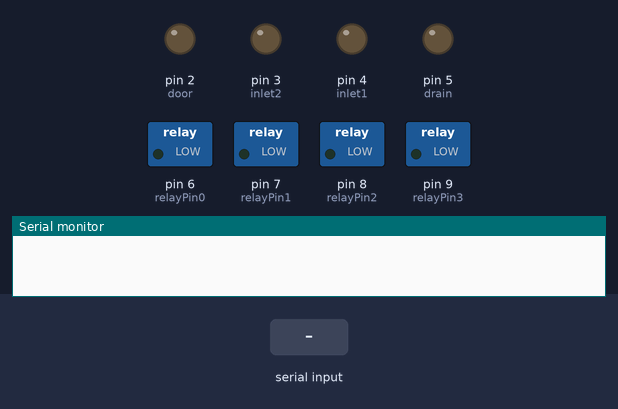
A sketch run on a simulated Arduino Uno, built with avr-gcc and run on an emulated ATmega328P. Parts: switched loads named in the sketch (green lamp = pin HIGH), output pins drawn as LEDs (lit = HIGH), the last lines printed to the serial monitor. The test bench sets the inputs (shaded band).

Above: at 1.2 s.
1.3 s: "ch\n" received over Serial
At 2.3 s:
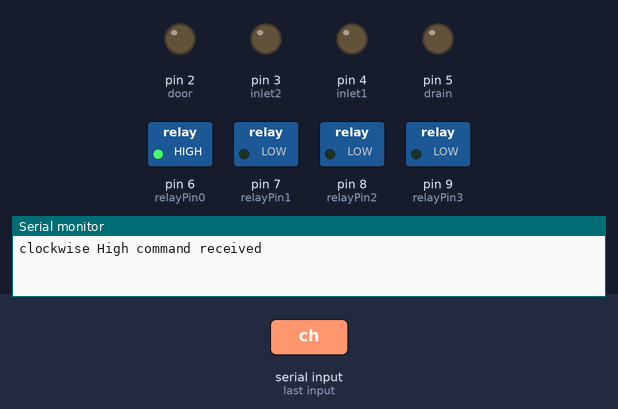
2.8 s: "cl\n" received over Serial
At 3.5 s:
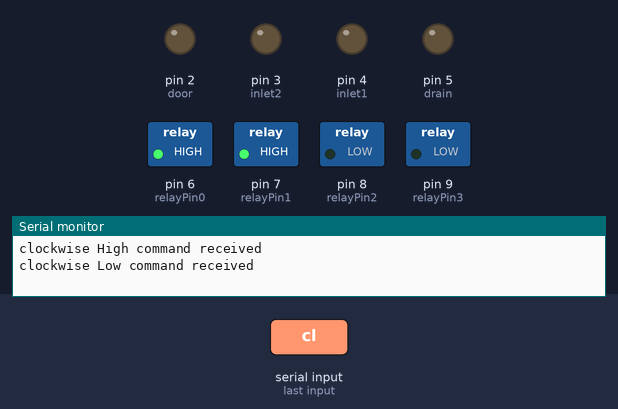
4.3 s: "ah\n" received over Serial
At 4.6 s:
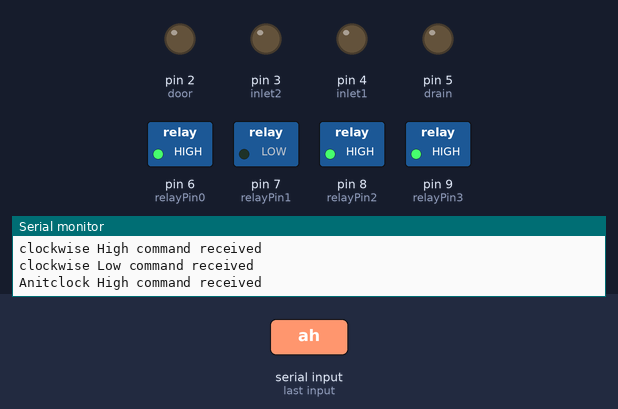
5.8 s: "al\n" received over Serial
At 7.0 s:
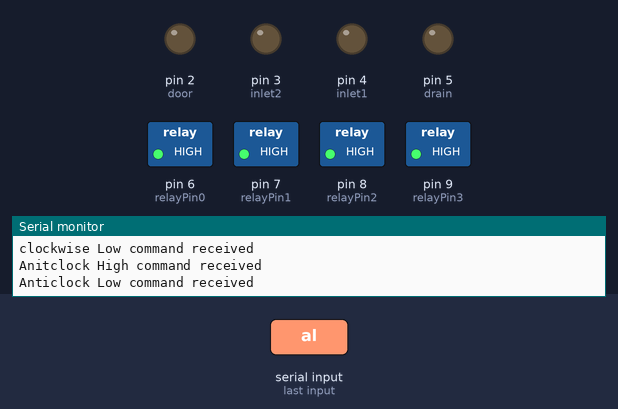
7.3 s: "st\n" received over Serial
At 8.1 s:
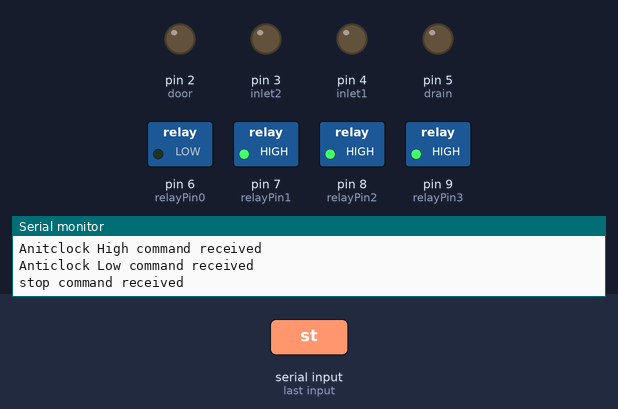
8.8 s: "inlet2H\n" received over Serial
At 9.4 s:
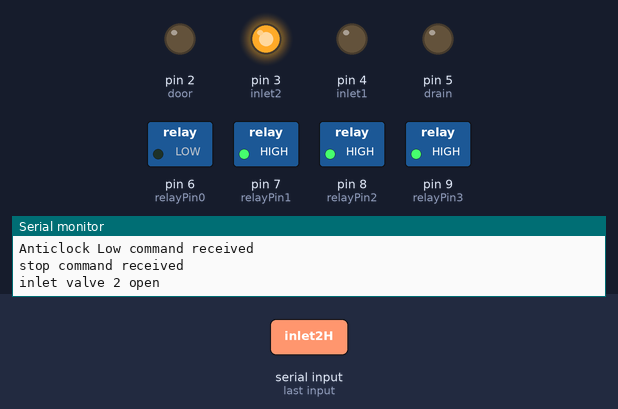
Timing chart, 0 to 11.3 s (numbered marks = the images above; inputs shaded):
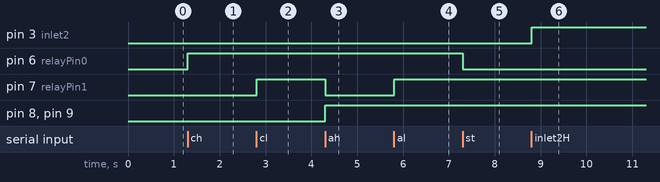

Measured:
- after the input at 1.3 s, pin 6 (relayPin0): LOW → HIGH at once
- after the input at 2.8 s, pin 7 (relayPin1): LOW → HIGH at once
- after the input at 4.3 s, pin 7 (relayPin1): HIGH → LOW at once; pin 8 (relayPin2), pin 9 (relayPin3): LOW → HIGH at once
- after the input at 5.8 s, pin 7 (relayPin1): LOW → HIGH at once
- after the input at 7.3 s, pin 6 (relayPin0): HIGH → LOW at once
- after the input at 8.8 s, pin 3 (inlet2): LOW → HIGH at once

The sketch:

sketch_jul13b.ino
```cpp
// CLK_HIGH_SPEED.ino or CLK_LOW_SPEED.ino

// Define the pins connected to the relays
const int relayPin0 = 6;
const int relayPin1 = 7;
const int relayPin2 = 8;
const int relayPin3 = 9;

const int door = 2;
const int inlet2 = 3;
const int inlet1 = 4;
const int drain = 5;


// Function prototypes
void chCommand();
void clCommand();
void ahCommand();
void alCommand();
void stCommand();
void inlet2HCommand();
void inlet2LCommand();
void inlet1HCommand();
void inlet1LCommand();
void drainHCommand();
void drainLCommand();
void doorHCommand();
void doorLCommand();

void setup() {
  // Initialize the relay pins as outputs
  pinMode(relayPin0, OUTPUT);
  pinMode(relayPin1, OUTPUT);
  pinMode(relayPin2, OUTPUT);
  pinMode(relayPin3, OUTPUT);


  pinMode(door, OUTPUT);
  pinMode(inlet2, OUTPUT);
  pinMode(inlet1, OUTPUT);
  pinMode(drain, OUTPUT);


  // Ensure the relays are initially off
  digitalWrite(relayPin0, LOW);
  digitalWrite(relayPin1, LOW);
  digitalWrite(relayPin2, LOW);
  digitalWrite(relayPin3, LOW);

  digitalWrite(door, LOW);
  digitalWrite(inlet2, LOW);
  digitalWrite(inlet1, LOW);
  digitalWrite(drain, LOW);
  Serial.begin(9600);
}


void loop() {
  // Check if data is available to read
  if (Serial.available() > 0) {
    // Read the incoming string
    String command = Serial.readStringUntil('\n');
    command.trim();  // Remove any trailing whitespace

    // Call corresponding functions based on the command
    if (command == "ch") {
      chCommand();
    } else if (command == "cl") {
      clCommand();
    } else if (command == "ah") {
      ahCommand();
    } else if (command == "al") {
      alCommand();
    } else if (command == "st") {
      stCommand();

    } else if (command == "inlet2H") {
      inlet2HCommand();
    } else if (command == "inlet2L") {
      inlet2LCommand();
    } else if (command == "inlet1H") {
      inlet1HCommand();
    } else if (command == "inlet1L") {
      inlet1LCommand();
    } else if (command == "drainH") {
      drainHCommand();
    } else if (command == "drainL") {
      drainLCommand();
    } else if (command == "doorH") {
      doorHCommand();
    } else if (command == "doorL") {
      doorLCommand();

    } else {
      Serial.println("Unknown command");
    }
  }
}

void chCommand() {
  // Add your code for ch command here
  Serial.println("clockwise High command received");
      //clock high
  digitalWrite(relayPin1, LOW);
  digitalWrite(relayPin2, LOW);
  digitalWrite(relayPin3, LOW);

  digitalWrite(relayPin0, HIGH);
}

void clCommand() {
  // Add your code for cl command here
  Serial.println("clockwise Low command received");
      // clock low
  digitalWrite(relayPin1, HIGH);
  digitalWrite(relayPin2, LOW);
  digitalWrite(relayPin3, LOW);

    digitalWrite(relayPin0, HIGH);
}

void ahCommand() {
  // Add your code for ah command here
  Serial.println("Anitclock High command received");
    //anti high
  digitalWrite(relayPin1, LOW);
  digitalWrite(relayPin2, HIGH);
  digitalWrite(relayPin3, HIGH);

    digitalWrite(relayPin0, HIGH);
}

void alCommand() {
  // Add your code for al command here
  Serial.println("Anticlock Low command received");
      // anti low
  digitalWrite(relayPin1, HIGH);
  digitalWrite(relayPin2, HIGH);
  digitalWrite(relayPin3, HIGH);

    digitalWrite(relayPin0, HIGH);
}

void stCommand() {
  // Add your code for st command here
  Serial.println("stop command received");
  digitalWrite(relayPin0,LOW);
  }


void inlet2HCommand() {
  // Add your code for st command here
  Serial.println("inlet valve 2 open");
  digitalWrite(inlet2,HIGH);
  }

void inlet2LCommand() {
  // Add your code for st command here
  Serial.println("inlet valve 2 close");
  digitalWrite(inlet2,LOW);
  }

void inlet1HCommand() {
  // Add your code for st command here
  Serial.println("inlet valve 1 open");
  digitalWrite(inlet1,HIGH);
  }

void inlet1LCommand() {
  // Add your code for st command here
  Serial.println("inlet valve 1 close");
  digitalWrite(inlet1,LOW);
  }


void drainHCommand() {
  // Add your code for st command here
  Serial.println("drain pump on");
  digitalWrite(drain,HIGH);
  }


void drainLCommand() {
  // Add your code for st command here
  Serial.println("drain pump off");
  digitalWrite(drain,LOW);
  }


void doorHCommand() {
  // Add your code for st command here
  Serial.println("door open");
  digitalWrite(door,HIGH);
  }


void doorLCommand() {
  // Add your code for st command here
  Serial.println("door closed");
  digitalWrite(door,LOW);
  }
```
